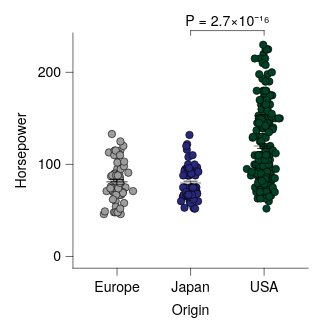

Describe this chart as a Vega-Lite specification.
### Vega-Lite specification from a JSON file in a GitHub repository (floating-point values rounded to 4 significant figures; data arrays with more than 128 entries replaced by an {"elided": "..."} marker saying what was removed)
{"background": null, "config": {"arc": {"fill": "#DBDBDB", "fillOpacity": 1.0, "innerRadius": 25.0, "padAngle": 0.03, "stroke": "black", "strokeOpacity": 1, "strokeWidth": 0.25}, "area": {"fill": "#DBDBDB", "fillOpacity": 1.0, "stroke": "black", "strokeOpacity": 1, "strokeWidth": 0.25}, "axis": {"domain": true, "domainCap": "round", "domainColor": "black", "domainWidth": 0.25, "grid": false, "gridCap": "round", "gridColor": "#F1F1F1", "gridDash": [0, 0], "gridOpacity": 1.0, "gridWidth": 0.25, "labelColor": "black", "labelFont": "Helvetica Neue, HelveticaNeue, Helvetica, Arial, sans-serif", "labelFontSize": 6, "labelFontStyle": "normal", "labelFontWeight": 400, "offset": 0, "ticks": true, "tickCap": "round", "tickColor": "black", "tickRound": false, "tickSize": 3.0, "tickWidth": 0.25, "titleColor": "black", "titleFont": "Helvetica Neue, HelveticaNeue, Helvetica, Arial, sans-serif", "titleFontSize": 6, "titleFontStyle": "normal", "titleFontWeight": 400}, "axisX": {"domain": true, "labelAlign": "center", "labelAngle": 0, "labels": true, "ticks": true, "translate": 0}, "axisY": {"domain": true, "labelAlign": "right", "labelAngle": 0, "labels": true, "ticks": true, "translate": 0}, "axisRight": {"domain": true, "labelAlign": "left", "labelAngle": 0, "labels": true, "ticks": true, "translate": 0}, "axisTop": {"domain": true, "labelAlign": "center", "labelAngle": 0, "labels": true, "ticks": true, "translate": 0}, "axisBand": {"tickOffset": 0}, "bar": {"fill": "#DBDBDB", "fillOpacity": 1.0, "stroke": "black", "strokeOpacity": 1, "strokeWidth": 0.25}, "boxplot": {"size": 9.0, "ticks": {"cornerRadius": 0.25, "fill": "black", "opacity": 1, "size": 4.5, "thickness": 0.25}, "box": {"fillOpacity": 1.0, "stroke": "black", "strokeOpacity": 1, "strokeWidth": 0.25}, "median": {"cornerRadius": 0, "fill": "black", "fillOpacity": 1.0, "opacity": 1, "size": 9.0, "thickness": 0.25}, "rule": {"fill": "black", "fillOpacity": 1.0, "size": 10.0, "stroke": "black", "strokeDash": [0, 0], "strokeOpacity": 1, "strokeWidth": 0.25}, "outliers": {"color": "black", "fill": "black", "fillOpacity": 1.0, "size": 0, "stroke": "black", "strokeOpacity": 1, "strokeWidth": 0.25}}, "circle": {"fill": "black", "fillOpacity": 1.0, "size": 1.25, "stroke": null, "strokeOpacity": 1, "strokeWidth": 0.25}, "errorband": {"band": {"fillOpacity": 0.6, "stroke": null, "strokeWidth": 0.25, "strokeOpacity": 1}, "borders": {"opacity": 0, "strokeOpacity": 1, "strokeWidth": 0.25}}, "errorbar": {"opacity": 1, "rule": {"strokeDash": [0, 0], "strokeWidth": 0.25}, "ticks": {"color": "black", "cornerRadius": 0.125, "opacity": 1, "size": 6.0, "thickness": 0.25}, "thickness": 0.25}, "font": "Helvetica Neue, HelveticaNeue, Helvetica, Arial, sans-serif", "geoshape": {"fill": "#DBDBDB", "fillOpacity": 1.0, "stroke": "black", "strokeOpacity": 1, "strokeWidth": 0.25}, "header": {"labelColor": "black", "labelFont": "Helvetica Neue, HelveticaNeue, Helvetica, Arial, sans-serif", "labelFontSize": 6, "labelFontStyle": "normal", "labelFontWeight": 400, "titleColor": "black", "titleFont": "Helvetica Neue, HelveticaNeue, Helvetica, Arial, sans-serif", "titleFontSize": 6, "titleFontStyle": "normal", "titleFontWeight": 400, "titlePadding": 0}, "legend": {"disable": false, "offset": 4.5, "titlePadding": 4, "labelOffset": 2, "gradientLabelOffset": 2, "columnPadding": 4, "rowPadding": 2, "gradientThickness": 5, "gradientOpacity": 1.0, "gradientStrokeColor": "black", "gradientStrokeWidth": 0.25, "labelColor": "black", "labelFont": "Helvetica Neue, HelveticaNeue, Helvetica, Arial, sans-serif", "labelFontSize": 6, "labelFontStyle": "normal", "labelFontWeight": 400, "strokeColor": "black", "strokeWidth": 0, "symbolSize": 36, "symbolStrokeColor": "black", "symbolStrokeWidth": 0.25, "titleColor": "black", "titleFont": "Helvetica Neue, HelveticaNeue, Helvetica, Arial, sans-serif", "titleFontSize": 6, "titleFontStyle": "normal", "titleFontWeight": 400}, "line": {"color": "black", "stroke": "black", "strokeCap": "butt", "strokeDash": [0, 0], "strokeOpacity": 1, "strokeWidth": 0.5}, "point": {"filled": true, "fill": "#DBDBDB", "fillOpacity": 1.0, "size": 5.0, "stroke": "black", "strokeOpacity": 1, "strokeWidth": 0.25}, "range": {"category": ["#9D9D9D", "#28287D", "#004225", "#47266F", "#00605D", "#DBDBDB", "#7983C1", "#6E927B", "#937FB4", "#699A97"], "diverging": {"scheme": ["#4F4265", "#6A5C82", "#85789D", "#A196B7", "#BDB5CE", "#D8D6DD", "#F6F6F6", "#CED8D7", "#9DBFBD", "#75A3A0", "#518683", "#326967", "#164D4B"]}, "heatmap": {"scheme": ["#440154", "#472270", "#433E82", "#38598C", "#2C728E", "#238A8D", "#24A086", "#39B578", "#5DC862", "#96D646", "#CAE02D", "#FDE724"]}, "ordinal": {"scheme": ["#F1F1F1", "#DBDBDB", "#C6C6C6", "#B2B2B2", "#9D9D9D", "#898989", "#767676", "#636363", "#515151", "#404040", "#2F2F2F", "#1F1F1F"]}, "ramp": {"scheme": ["#440154", "#472270", "#433E82", "#38598C", "#2C728E", "#238A8D", "#24A086", "#39B578", "#5DC862", "#96D646", "#CAE02D", "#FDE724"]}}, "rule": {"color": "black", "stroke": "black", "strokeCap": "round", "strokeDash": [2, 2], "strokeOpacity": 1, "strokeWidth": 0.25}, "scale": {"barBandPaddingInner": 0.1, "rectBandPaddingInner": 0, "tickBandPaddingInner": 0.1, "bandPaddingOuter": 0.1, "bandWithNestedOffsetPaddingInner": 0.2, "bandWithNestedOffsetPaddingOuter": 0.2, "offsetBandPaddingInner": 0, "offsetBandPaddingOuter": 0, "continuousPadding": 5.0, "round": false}, "rect": {"fill": "#DBDBDB", "fillOpacity": 1.0, "stroke": "black", "strokeOpacity": 1, "strokeWidth": 0.25}, "square": {"fill": "#DBDBDB", "fillOpacity": 1.0, "size": 10.0, "stroke": "black", "strokeOpacity": 1, "strokeWidth": 0.25}, "text": {"color": "black", "font": "Helvetica Neue, HelveticaNeue, Helvetica, Arial, sans-serif", "fontSize": 6, "fontStyle": "normal", "fontWeight": 400}, "tick": {"color": "black", "cornerRadius": 0.125, "opacity": 1.0, "size": 9.0, "thickness": 0.25}, "title": {"anchor": "middle", "frame": "group", "color": "black", "font": "Helvetica Neue, HelveticaNeue, Helvetica, Arial, sans-serif", "fontSize": 6, "fontStyle": "normal", "fontWeight": 400, "subtitleColor": "black", "subtitleFont": "Helvetica Neue, HelveticaNeue, Helvetica, Arial, sans-serif", "subtitleFontSize": 6, "subtitleFontStyle": "normal", "subtitleFontWeight": 400}, "trail": {"color": "black", "opacity": 1, "size": 0.5}, "view": {"continuousWidth": 100, "continuousHeight": 100, "discreteWidth": 100, "discreteHeight": 100, "fill": null, "stroke": null, "strokeWidth": 0.25}}, "layer": [{"data": {"name": "data-53eecb024a78fdc2be808dcfdc3af7a2"}, "mark": {"type": "circle", "opacity": 1.0, "size": 10.0, "stroke": "black", "strokeOpacity": 1, "strokeWidth": 0.25}, "encoding": {"color": {"field": "Origin", "legend": null, "scale": {"domain": ["Europe", "Japan", "USA"]}, "sort": ["Europe", "Japan", "USA"], "title": null, "type": "nominal"}, "x": {"axis": {}, "field": "Origin", "scale": {"domain": ["Europe", "Japan", "USA"]}, "sort": ["Europe", "Japan", "USA"], "title": "Origin", "type": "nominal"}, "xOffset": {"field": "jitter_x", "scale": {"domain": [-7.33, 7.33], "range": [5.17, 19.83]}, "type": "quantitative"}, "y": {"field": "Horsepower", "title": "Horsepower", "type": "quantitative", "scale": {"nice": false}}}}, {"data": {"name": "data-6c4882663eaca411296217af4f5e04f9"}, "mark": {"type": "errorbar"}, "encoding": {"x": {"axis": {}, "field": "Origin", "scale": {"domain": ["Europe", "Japan", "USA"]}, "sort": ["Europe", "Japan", "USA"], "title": "Origin", "type": "nominal"}, "y": {"field": "__mean", "title": "Horsepower", "type": "quantitative", "scale": {"nice": false}}, "yError": {"field": "__error"}}}, {"data": {"name": "data-6c4882663eaca411296217af4f5e04f9"}, "mark": {"type": "tick"}, "encoding": {"x": {"axis": {}, "field": "Origin", "scale": {"domain": ["Europe", "Japan", "USA"]}, "sort": ["Europe", "Japan", "USA"], "title": "Origin", "type": "nominal"}, "y": {"field": "__mean", "title": "Horsepower", "type": "quantitative", "scale": {"nice": false}}}}, {"layer": [{"layer": [{"data": {"values": [{"x": "USA", "x2": "Japan", "y": 230.0, "__dysonsphere__": 1}]}, "mark": {"type": "rule", "strokeCap": "round", "strokeDash": [0, 0], "strokeWidth": 0.25, "yOffset": -6.0}, "encoding": {"x": {"value": 81.25}, "x2": {"value": 50.0}, "y": {"field": "y", "type": "quantitative", "scale": {"nice": false}}}}, {"data": {"values": [{"x": "USA", "y": 230.0, "y2": 230.0, "__dysonsphere__": 1}]}, "mark": {"type": "rule", "strokeCap": "round", "strokeDash": [0, 0], "strokeWidth": 0.25, "y2Offset": -4.0, "yOffset": -6.0}, "encoding": {"x": {"value": 81.25}, "y": {"field": "y", "type": "quantitative", "scale": {"nice": false}}, "y2": {"field": "y2"}}}, {"data": {"values": [{"x": "Japan", "y": 230.0, "y2": 230.0, "__dysonsphere__": 1}]}, "mark": {"type": "rule", "strokeCap": "round", "strokeDash": [0, 0], "strokeWidth": 0.25, "y2Offset": -4.0, "yOffset": -6.0}, "encoding": {"x": {"value": 50.0}, "y": {"field": "y", "type": "quantitative", "scale": {"nice": false}}, "y2": {"field": "y2"}}}, {"data": {"values": [{"y": 230.0, "label": "P = 2.7×10⁻¹⁶", "__dysonsphere__": 1}]}, "mark": {"type": "text", "align": "center", "dy": -10.0, "fontSize": 6}, "encoding": {"text": {"field": "label", "type": "nominal"}, "x": {"value": 65.62}, "y": {"field": "y", "type": "quantitative", "scale": {"nice": false}}}}]}], "name": "__dysonsphere_aafc12c6e3a2189c_27"}], "$schema": "https://vega.github.io/schema/vega-lite/v6.4.1.json", "datasets": {"data-53eecb024a78fdc2be808dcfdc3af7a2": {"elided": "400 records"}, "data-6c4882663eaca411296217af4f5e04f9": [{"Origin": "USA", "__mean": 119.9, "__error": 2.529, "__dysonsphere__": 1}, {"Origin": "Europe", "__mean": 81.0, "__error": 2.47, "__dysonsphere__": 1}, {"Origin": "Japan", "__mean": 79.84, "__error": 2.005, "__dysonsphere__": 1}]}}
